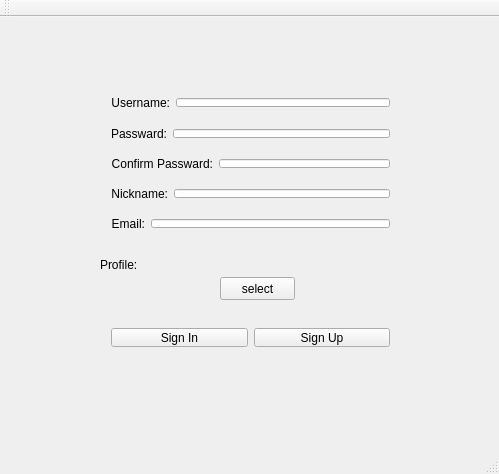
<?xml version="1.0" encoding="UTF-8"?>
<ui version="4.0">
 <class>Simple_IMClass</class>
 <widget class="QMainWindow" name="Simple_IMClass">
  <property name="geometry">
   <rect>
    <x>0</x>
    <y>0</y>
    <width>499</width>
    <height>474</height>
   </rect>
  </property>
  <property name="windowTitle">
   <string>Simple_IM</string>
  </property>
  <widget class="QWidget" name="centralWidget">
   <widget class="QWidget" name="horizontalLayoutWidget_5">
    <property name="geometry">
     <rect>
      <x>100</x>
      <y>191</y>
      <width>301</width>
      <height>31</height>
     </rect>
    </property>
    <layout class="QHBoxLayout" name="horizontalLayout_5">
     <item>
      <widget class="QLabel" name="Email_label">
       <property name="text">
        <string>Email:</string>
       </property>
       <property name="alignment">
        <set>Qt::AlignRight|Qt::AlignTrailing|Qt::AlignVCenter</set>
       </property>
      </widget>
     </item>
     <item>
      <widget class="QLineEdit" name="Email_lineEdit">
       <property name="maxLength">
        <number>32767</number>
       </property>
      </widget>
     </item>
    </layout>
   </widget>
   <widget class="QWidget" name="horizontalLayoutWidget_4">
    <property name="geometry">
     <rect>
      <x>100</x>
      <y>161</y>
      <width>301</width>
      <height>31</height>
     </rect>
    </property>
    <layout class="QHBoxLayout" name="horizontalLayout_4">
     <item>
      <widget class="QLabel" name="Nickname_label">
       <property name="text">
        <string>Nickname:</string>
       </property>
       <property name="alignment">
        <set>Qt::AlignRight|Qt::AlignTrailing|Qt::AlignVCenter</set>
       </property>
      </widget>
     </item>
     <item>
      <widget class="QLineEdit" name="Nickname_lineEdit"/>
     </item>
    </layout>
   </widget>
   <widget class="QWidget" name="horizontalLayoutWidget">
    <property name="geometry">
     <rect>
      <x>100</x>
      <y>70</y>
      <width>301</width>
      <height>31</height>
     </rect>
    </property>
    <layout class="QHBoxLayout" name="horizontalLayout">
     <item>
      <widget class="QLabel" name="Username_label">
       <property name="text">
        <string>Username:</string>
       </property>
       <property name="alignment">
        <set>Qt::AlignRight|Qt::AlignTrailing|Qt::AlignVCenter</set>
       </property>
      </widget>
     </item>
     <item>
      <widget class="QLineEdit" name="Username_lineEdit"/>
     </item>
    </layout>
   </widget>
   <widget class="QWidget" name="horizontalLayoutWidget_2">
    <property name="geometry">
     <rect>
      <x>100</x>
      <y>101</y>
      <width>301</width>
      <height>31</height>
     </rect>
    </property>
    <layout class="QHBoxLayout" name="horizontalLayout_2">
     <item>
      <widget class="QLabel" name="Passward_label">
       <property name="text">
        <string>Passward:</string>
       </property>
       <property name="alignment">
        <set>Qt::AlignRight|Qt::AlignTrailing|Qt::AlignVCenter</set>
       </property>
      </widget>
     </item>
     <item>
      <widget class="QLineEdit" name="Passward_lineEdit">
       <property name="inputMask">
        <string/>
       </property>
      </widget>
     </item>
    </layout>
   </widget>
   <widget class="QWidget" name="horizontalLayoutWidget_3">
    <property name="geometry">
     <rect>
      <x>100</x>
      <y>131</y>
      <width>301</width>
      <height>31</height>
     </rect>
    </property>
    <layout class="QHBoxLayout" name="horizontalLayout_3">
     <item>
      <widget class="QLabel" name="Passward_2_label">
       <property name="text">
        <string>Confirm Passward:</string>
       </property>
       <property name="alignment">
        <set>Qt::AlignRight|Qt::AlignTrailing|Qt::AlignVCenter</set>
       </property>
      </widget>
     </item>
     <item>
      <widget class="QLineEdit" name="Passward_2_lineEdit"/>
     </item>
    </layout>
   </widget>
   <widget class="QWidget" name="horizontalLayoutWidget_6">
    <property name="geometry">
     <rect>
      <x>100</x>
      <y>300</y>
      <width>301</width>
      <height>41</height>
     </rect>
    </property>
    <layout class="QHBoxLayout" name="horizontalLayout_6">
     <item>
      <widget class="QPushButton" name="SignIn_pushButton">
       <property name="text">
        <string>Sign In</string>
       </property>
      </widget>
     </item>
     <item>
      <widget class="QPushButton" name="SignUp_pushButton">
       <property name="text">
        <string>Sign Up</string>
       </property>
      </widget>
     </item>
    </layout>
   </widget>
   <widget class="QLabel" name="Tip_label">
    <property name="geometry">
     <rect>
      <x>100</x>
      <y>230</y>
      <width>301</width>
      <height>20</height>
     </rect>
    </property>
    <property name="text">
     <string/>
    </property>
    <property name="alignment">
     <set>Qt::AlignCenter</set>
    </property>
   </widget>
   <widget class="QLabel" name="label">
    <property name="geometry">
     <rect>
      <x>100</x>
      <y>240</y>
      <width>51</width>
      <height>16</height>
     </rect>
    </property>
    <property name="text">
     <string>Profile:</string>
    </property>
   </widget>
   <widget class="QLabel" name="profile_label">
    <property name="geometry">
     <rect>
      <x>150</x>
      <y>230</y>
      <width>54</width>
      <height>51</height>
     </rect>
    </property>
    <property name="autoFillBackground">
     <bool>false</bool>
    </property>
    <property name="text">
     <string/>
    </property>
   </widget>
   <widget class="QPushButton" name="select_pushButton">
    <property name="geometry">
     <rect>
      <x>220</x>
      <y>260</y>
      <width>75</width>
      <height>23</height>
     </rect>
    </property>
    <property name="text">
     <string>select</string>
    </property>
   </widget>
  </widget>
  <widget class="QMenuBar" name="menuBar">
   <property name="geometry">
    <rect>
     <x>0</x>
     <y>0</y>
     <width>499</width>
     <height>23</height>
    </rect>
   </property>
  </widget>
  <widget class="QToolBar" name="mainToolBar">
   <attribute name="toolBarArea">
    <enum>TopToolBarArea</enum>
   </attribute>
   <attribute name="toolBarBreak">
    <bool>false</bool>
   </attribute>
  </widget>
  <widget class="QStatusBar" name="statusBar"/>
 </widget>
 <layoutdefault spacing="6" margin="11"/>
 <resources>
  <include location="Simple_IM.qrc"/>
 </resources>
 <connections/>
 <slots>
  <slot>on_SignUpButton_Clicked()</slot>
 </slots>
</ui>
